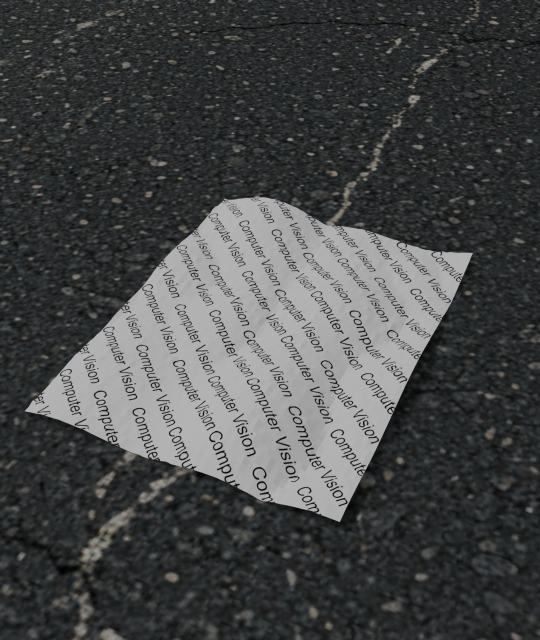
#> input picture synthetic_data/input (1).jpg, 1080 x 1280 px (shown at 1/2 size)
$ python rectify2.py synthetic_data
#> lines starting #> are read from the running program, lines starting #| are printed output that depends on the picture; after the words box and inside, x2 and y2 are one past the last pixel; in counts of white or black regions, pixels touching at a corner belong together
import cv2
import numpy as np
import os
import sys

# --- Fixed System Parameters (Required for Automation) ---
# Required output size: 550 x 425 pixels (50 DPI for 11x8.5")
OUTPUT_WIDTH = 550
OUTPUT_HEIGHT = 425

# Preprocessing parameters (Adjusted for better noise suppression and background separation)
GAUSSIAN_BLUR_KERNEL = (7, 7) # Increased blur kernel size for stronger noise reduction
# Adaptive Thresholding parameters: chosen to be robust against varied lighting
ADAPTIVE_THRESH_BLOCK_SIZE = 21 # Increased block size for local mean calculation
ADAPTIVE_THRESH_C = 8           # Increased constant subtracted from the mean

# Contour Approximation parameter (Ramer-Douglas-Peucker epsilon ratio)
# This ratio determines how aggressively the contour is simplified. 0.02 is a common starting point.
APPROX_POLY_EPSILON_RATIO = 0.02

def order_points(pts):
    """
    Ensures the four corner points are ordered consistently:
    Top-Left, Top-Right, Bottom-Right, Bottom-Left.
    """
    # Initialize a list of coordinates that will be ordered
    # (top-left, top-right, bottom-right, bottom-left)
    rect = np.zeros((4, 2), dtype="float32")

    # The sum of the coordinates will yield the top-left (smallest sum)
    # and the bottom-right (largest sum)
    s = pts.sum(axis=1)
    rect[0] = pts[np.argmin(s)]  # Top-Left (TL)
    rect[2] = pts[np.argmax(s)]  # Bottom-Right (BR)

    # The difference between the coordinates (x - y) will yield the
    # top-right (smallest difference) and the bottom-left (largest difference)
    diff = np.diff(pts, axis=1)
    rect[1] = pts[np.argmin(diff)] # Top-Right (TR)
    rect[3] = pts[np.argmax(diff)] # Bottom-Left (BL)

    # Return the ordered coordinates
    return rect

def rectify_document(image_path):
    """
    Processes a single image to detect the document and perform a perspective warp.
    """
#> called with image_path = 'synthetic_data/input (1).jpg'
    print(f"Processing {os.path.basename(image_path)}...")

    # 1. Load the input image
    original = cv2.imread(image_path)
#> original is the input picture: shape (1280, 1080, 3); mean B, G, R 72.3, 72.1, 70.6
    if original is None:
        print(f"ERROR: Could not load image at {image_path}")
        return None

    # Convert to grayscale
    gray = cv2.cvtColor(original, cv2.COLOR_BGR2GRAY)

    # Apply Gaussian Blur for noise reduction while preserving edges
    blurred = cv2.GaussianBlur(gray, GAUSSIAN_BLUR_KERNEL, 0)

    # 1. Preprocessing and Binarization
    # Use Adaptive Gaussian Thresholding to segment the document
    # cv2.THRESH_BINARY_INV is used to ensure the document (lighter part) is white (255)
    # in the binary image, which helps with contour finding.
    thresh = cv2.adaptiveThreshold(
        blurred,
        255,
        cv2.ADAPTIVE_THRESH_GAUSSIAN_C,
        cv2.THRESH_BINARY_INV,
        ADAPTIVE_THRESH_BLOCK_SIZE,
        ADAPTIVE_THRESH_C
    )
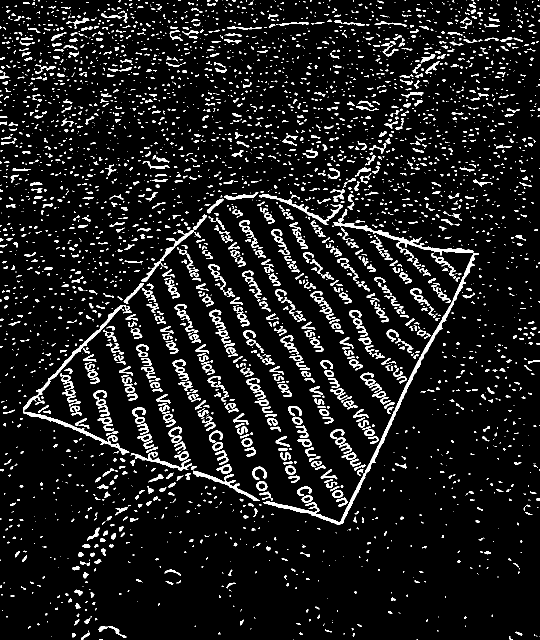
#> thresh: shape (1280, 1080) (shown at 1/2 size); 8.6% white; 3786 white regions (2451 under 20 px)

    # 2. Feature and Contour Extraction
    # Find contours in the thresholded image
    contours, _ = cv2.findContours(thresh, cv2.RETR_LIST, cv2.CHAIN_APPROX_SIMPLE)
#> contours = 3870 contours, 2952 with area under 20; largest, box (x1, y1, x2, y2) and area: (527, 506, 958, 1050) 3990, (46, 610, 260, 910) 2759, (666, 418, 947, 523) 1854, (518, 388, 686, 450) 902, (386, 941, 520, 1002) 860

    if not contours:
        print("WARNING: No contours found.")
        return None

    # Sort the contours by area in descending order
    contours = sorted(contours, key=cv2.contourArea, reverse=True)

    # 3. Corner Detection / Localization (Robust Search)
    screen_contour = None

    # Iterate over the top 10 largest contours to find the one that is a quadrilateral
    for c in contours[:10]:
        # Ramer-Douglas-Peucker algorithm for curve approximation
        perimeter = cv2.arcLength(c, True)
        # Calculate epsilon based on a percentage of the perimeter
        epsilon = APPROX_POLY_EPSILON_RATIO * perimeter
        approx = cv2.approxPolyDP(c, epsilon, True)

        # We look for a quadrilateral (4 corners)
        if len(approx) == 4:
            screen_contour = approx
            break
#> this loop made 1 pass
#> (perimeter, epsilon, screen_contour) on pass 1: (1836.4, 36.73, [[957, 507], [681, 1043], [528, 1006], [686, 1045]])

    if screen_contour is None:
        print("WARNING: Could not find a quadrilateral (4-corner) document contour. Skipping.")
        return None

    # Reshape and re-order the corner points
    source_pts = screen_contour.reshape(4, 2)
#> source_pts = [[957, 507], [681, 1043], [528, 1006], [686, 1045]]
    source_pts = order_points(source_pts)
#> in order_points, `s = pts.sum(axis=1)`: s = [1464, 1724, 1534, 1731]
#> in order_points, `diff = np.diff(pts, axis=1)`: diff = [-450, 362, 478, 359]
#> source_pts = [[957, 507], [957, 507], [686, 1045], [528, 1006]]

    # 4. Geometric Rectification
    # Define the destination points for the 550x425 output image
    dst_pts = np.array([
        [0, 0],                              # Top-Left
        [OUTPUT_WIDTH - 1, 0],               # Top-Right
        [OUTPUT_WIDTH - 1, OUTPUT_HEIGHT - 1], # Bottom-Right
        [0, OUTPUT_HEIGHT - 1]               # Bottom-Left
    ], dtype="float32")

    # Compute the perspective transform matrix (Homography H)
    H = cv2.getPerspectiveTransform(source_pts, dst_pts)
#> H = [[-0.0002, -0.000172, 0.279], [-0.000769, -0.000442, 0.96], [-1.81e-06, -1.04e-06, 0.00227]]

    # Apply the perspective transform to the original color image
    rectified = cv2.warpPerspective(original, H, (OUTPUT_WIDTH, OUTPUT_HEIGHT))
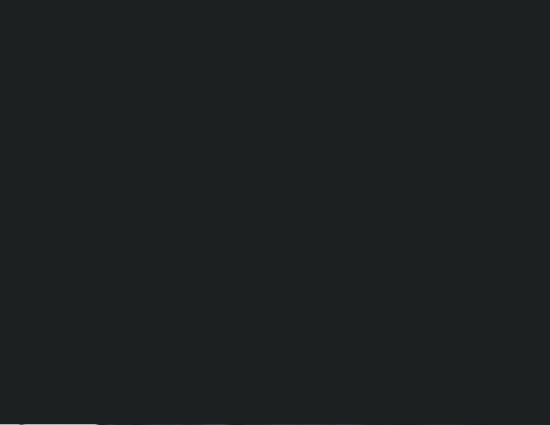
#> rectified: shape (425, 550, 3); mean B, G, R 33.1, 32.1, 28.1

    print("Rectification successful.")
    return rectified

def main():
    # Check for the required command-line argument (input folder path)
    if len(sys.argv) < 2:
        print("Usage: python3 rectify.py <path_to_input_folder>")
        sys.exit(1)

    input_folder = sys.argv[1]
    output_folder = "output" # Fixed output folder name

    # Create the output folder if it doesn't exist
    os.makedirs(output_folder, exist_ok=True)

    # Process all image files in the input folder
    for filename in os.listdir(input_folder):
        # Only process known image file extensions
        if filename.lower().endswith(('.png', '.jpg', '.jpeg')):
            input_path = os.path.join(input_folder, filename)

            # The output filename must be outputN.jpg for inputN.jpg/.png
            # We strip the original extension and add the new one
            name_part = os.path.splitext(filename)[0]
            # Use replace with count=1 to only replace the first 'input' found in the filename
            output_filename = name_part.replace("input", "output", 1) + ".jpg"
            output_path = os.path.join(output_folder, output_filename)

            # Process the image
            result_image = rectify_document(input_path)

            # Save the result
            if result_image is not None:
                cv2.imwrite(output_path, result_image)
                print(f"Saved rectified image to {output_path}")
            else:
                print(f"Failed to process {filename}. No output saved.")

            print("-" * 20)
#> pass 2 of the loop in main, `for filename in os.listdir(input_folder):`:
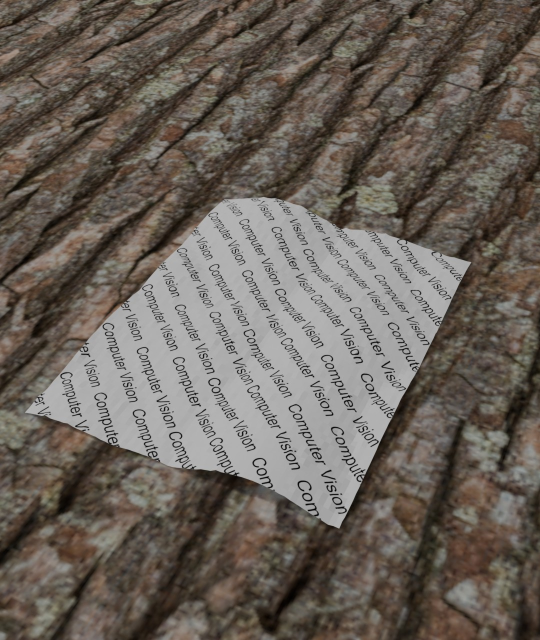
#> input picture synthetic_data/input (10).jpg, 1080 x 1280 px (shown at 1/2 size)
#> in rectify_document, original is the input picture: shape (1280, 1080, 3); mean B, G, R 90.3, 98, 105.9
#> in rectify_document (call 2), `thresh = cv2.adaptiveThreshold( blurred, 255, cv2.ADAPTIVE_THRESH_GAUS..`:
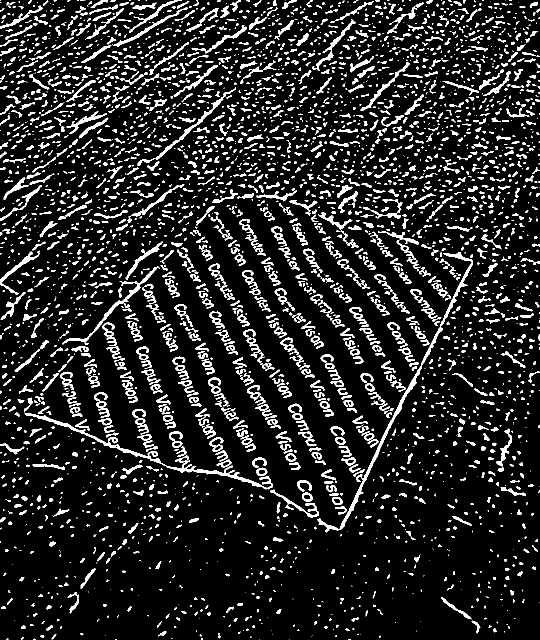
#> thresh: shape (1280, 1080) (shown at 1/2 size); 12.2% white; 3850 white regions (1868 under 20 px)
#> contours = 3955 contours, 2453 with area under 20; largest, box (x1, y1, x2, y2) and area: (634, 504, 946, 1065) 3517, (49, 827, 546, 979) 2914, (125, 533, 320, 690) 1258, (274, 175, 472, 332) 1052, (0, 501, 79, 589) 726
#> the loop in rectify_document (call 2), `for c in contours[:10]:` made 4 passes
#> (perimeter, epsilon, screen_contour) on pass 4: (599.5, 11.99, [[471, 175], [317, 312], [274, 329], [325, 311]])
#> in rectify_document (call 2), `source_pts = screen_contour.reshape(4, 2)`: source_pts = [[471, 175], [317, 312], [274, 329], [325, 311]]
#> in rectify_document (call 2), `source_pts = order_points(source_pts)`: source_pts = [[274, 329], [471, 175], [471, 175], [274, 329]]
#> H = [[-0.00135, -0.00172, 0.937], [0.000503, 0.000644, -0.35], [8.26e-06, 1.06e-05, -0.00574]]
#> in rectify_document (call 2), `rectified = cv2.warpPerspective(original, H, (OUTPUT_WIDTH, OUTPUT_HEI..`:
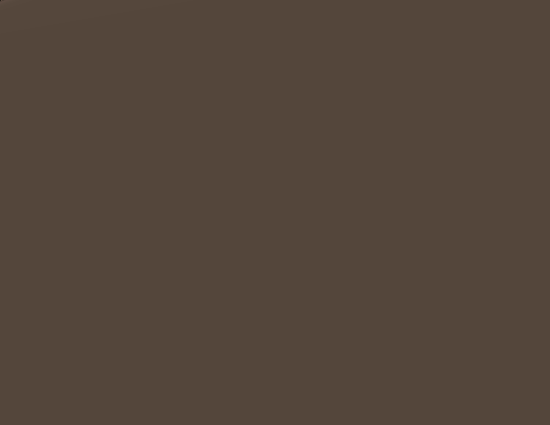
#> rectified: shape (425, 550, 3); mean B, G, R 59, 70, 84

if __name__ == "__main__":
    # Ensure OpenCV and NumPy are available
    try:
        main()
    except Exception as e:
        print(f"\nAn unexpected error occurred: {e}")
        print("Please ensure you have OpenCV and NumPy installed (e.g., pip install opencv-python numpy).")
